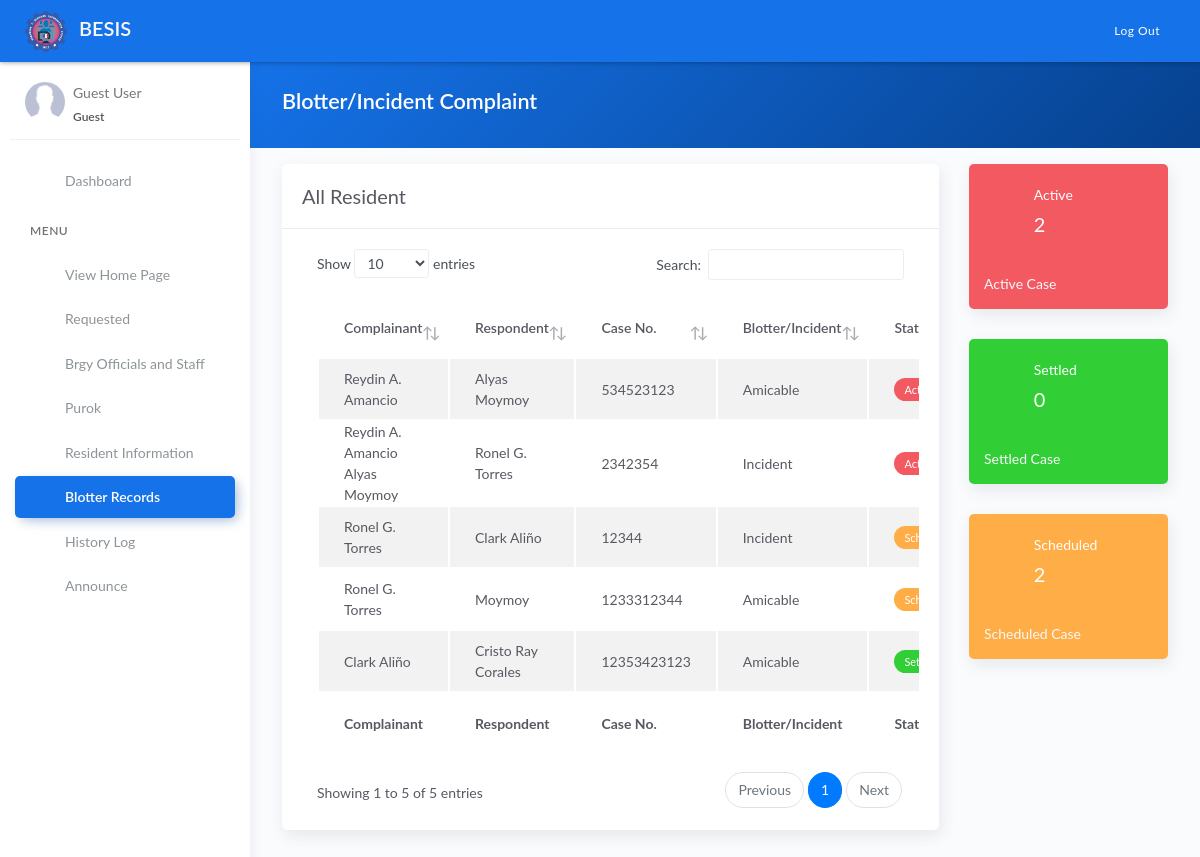
The page /blotter.php on the database its author committed.
### tables this page shows
CREATE TABLE `tblblotter` (
  `id` int(11) NOT NULL AUTO_INCREMENT,
  `complainant` varchar(100) DEFAULT NULL,
  `respondent` varchar(100) DEFAULT NULL,
  `casenum` varchar(100) DEFAULT NULL,
  `type` varchar(100) DEFAULT NULL,
  `location` varchar(100) DEFAULT NULL,
  `date` date DEFAULT NULL,
  `time` time DEFAULT NULL,
  `details` varchar(10000) DEFAULT NULL,
  `status` varchar(50) DEFAULT NULL,
  PRIMARY KEY (`id`)
);

### blotter.php (the view, shortened to what this page needs)
<?php include 'server/server.php' ?>
<?php
	$query = "SELECT * FROM tblblotter ORDER BY id DESC";
    $result = $conn->query($query);
    $blotter = array();
	while($row = $result->fetch_assoc()){
		$blotter[] = $row;
	}
	$query1 = "SELECT * FROM tblblotter WHERE `status`='Active'";
    $result1 = $conn->query($query1);
	$active = $result1->num_rows;
	$query2 = "SELECT * FROM tblblotter WHERE `status`='Scheduled'";
    $result2 = $conn->query($query2);
	$scheduled = $result2->num_rows;
	$query3 = "SELECT * FROM tblblotter WHERE `status`='Settled'";
    $result3 = $conn->query($query3);
	$settled = $result3->num_rows;
?>
<!DOCTYPE html>
<html lang="en">
<head>
	<?php include 'templates/header.php' ?>
</head>
<body>
	<div class="wrapper">
		<?php include 'templates/main-header.php' ?>
		<?php include 'templates/sidebar.php' ?>
		<div class="main-panel">
			<div class="content">
				<div class="panel-header bg-primary-gradient">
					<div class="page-inner">
						<div class="d-flex align-items-left align-items-md-center flex-column flex-md-row">
							<div>
								<h2 class="text-white fw-bold">Blotter/Incident Complaint</h2>
							</div>
						</div>
					</div>
				</div>
				<div class="page-inner">
					<div class="row mt--2">
						<div class="col-md-9">
							<div class="card">
								<div class="card-header">
									<div class="card-head-row">
										<div class="card-title">All Resident</div>
									</div>
								</div>
								<div class="card-body">
									<div class="table-responsive">
										<table id="blottertable" class="display table table-striped">
											<thead>
												<tr>
													<th scope="col">Complainant</th>
													<th scope="col">Respondent</th>
													<th scope="col">Case No.</th>
													<th scope="col">Blotter/Incident</th>
													<th scope="col">Status</th>
												</tr>
											</thead>
											<tbody>
												<?php if(!empty($blotter)): ?>
													<?php foreach($blotter as $row): ?>
													<tr>
														<td><?= ucwords($row['complainant']) ?></td>
														<td><?= ucwords($row['respondent']) ?></td>
														<td><?= ucwords($row['casenum']) ?></td>
														<td><?= ucwords($row['type']) ?></td>
														<td>
															<?php if($row['status']=='Scheduled'): ?>
																<span value="Scheduled" class="badge badge-warning">Scheduled</span>
															<?php elseif($row['status']=='Active'): ?>
																<span value="Active" class="badge badge-danger">Active</span>
															<?php else: ?>
																<span value="Settled" class="badge badge-success">Settled</span>
															<?php endif ?>
														</td>
													</tr>
													<?php endforeach ?>
												<?php endif ?>
											</tbody>
											<tfoot>
												<tr>
													<th scope="col">Complainant</th>
													<th scope="col">Respondent</th>
													<th scope="col">Case No.</th>
													<th scope="col">Blotter/Incident</th>
													<th scope="col">Status</th>
												</tr>
											</tfoot>
										</table>
									</div>
								</div>
							</div>
						</div>
						<div class="col-md-3">
							<div class="card card-stats card-danger card-round">
								<div class="card-body">
									<div class="row">
										<div class="col-3">
											<div class="icon-big text-center">
											</div>
										</div>
										<div class="col-3 col-stats">
											<div class="numbers">
												<p class="card-category">Active</p>
												<h4 class="card-title"><?= number_format($active) ?></h4>
											</div>
										</div>
									</div>
								</div>
								<div class="card-body">
									<a href="javascript:void(0)" id="activeCase" class="card-link text-light">Active Case </a>
								</div>
							</div>
							<div class="card card-stats card-success card-round">
								<div class="card-body">
									<div class="row">
										<div class="col-3">
											<div class="icon-big text-center">
											</div>
										</div>
										<div class="col-3 col-stats">
											<div class="numbers">
												<p class="card-category">Settled</p>
												<h4 class="card-title"><?= number_format($settled) ?></h4>
											</div>
										</div>
									</div>
								</div>
								<div class="card-body">
									<a href="javascript:void(0)" id="settledCase" class="card-link text-light">Settled Case </a>
								</div>
							</div>
							<div class="card card-stats card-warning card-round">
								<div class="card-body">
									<div class="row">
										<div class="col-3">
											<div class="icon-big text-center">
											</div>
										</div>
										<div class="col-3 col-stats">
											<div class="numbers">
												<p class="card-category">Scheduled</p>
												<h4 class="card-title"><?= number_format($scheduled) ?></h4>
											</div>
										</div>
									</div>
								</div>
								<div class="card-body">
									<a href="javascript:void(0)" id="scheduledCase" class="card-link text-light">Scheduled Case </a>
								</div>
							</div>
						</div>
					</div>
				</div>
			</div>
		</div>
	</div>
</body>
</html>

### rows shown on the page
tblblotter: complainant "Ronel G. Torres", respondent "Clark Aliño", casenum "12344", type "Incident", status "Scheduled"
tblblotter: complainant "Reydin A. Amancio", respondent "Alyas Moymoy", casenum "534523123", type "Amicable", status "Active"
tblblotter: complainant "Clark Aliño", respondent "Cristo Ray Corales", casenum "12353423123", type "Amicable", status "Settled"
tblblotter: complainant "Ronel G. Torres", respondent "Moymoy", casenum "1233312344", type "Amicable", status "Scheduled"
tblblotter: complainant "Reydin A. Amancio Alyas Moymoy", respondent "Ronel G. Torres", casenum "2342354", type "Incident", status "Active"

### other values the page prints
$active "2"
$settled "0"
$scheduled "2"
